Frame 1 (no input): blank canvas, image omitted
Frame 60 (the mouse pressed at the canvas centre just before this capture): blank canvas, image omitted
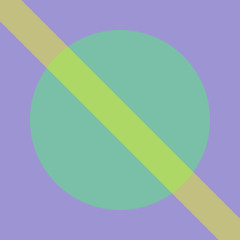
Frame 120 (the mouse held since frame 60 and released just before this capture)

The Processing sketch whose frames 1 and 60 were blank and that drew this single picture after the mouse press (run headless with seeded random() and noise(); from frame 60 on, the mouse is pressed at the canvas centre):

// Processing sketch: processing_134276
// ── processing_134276.pde

/*
 *Yueping Wang, Febuary 16, 2014;
 *"Ellipse-line Composition"
 *Homework for Flipped Coding, RISD ID, Spring 2014
 *Please move the cursor to alter the transparency.
 */

void setup(){
size (240,240);
background(157,149,211);
}
void draw(){
background(157,149,211);
noStroke();
ellipseMode(RADIUS);
fill(70,255,100,mouseX-20);
ellipse(120,120,90, 90);
strokeWeight(30);
strokeCap(ROUND);
stroke(255,255,0,mouseY-20);
line(0, 0,240,240);
}
